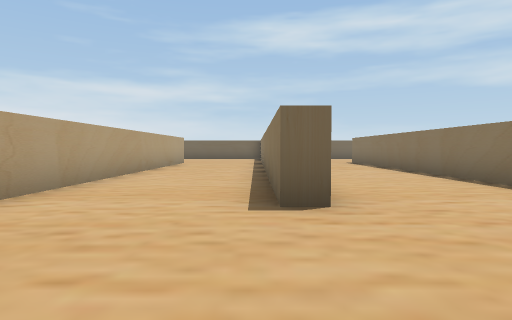
view 1 (above)

24 first-person views from a walk through a scene from a Unity 3-D project. The camera is 0.58 m above the floor, tilts 2° down and sees 75° across. The floor is counted in squares, 1 m on a side. Each view is taken from the middle of a square. On the plan, view 1 faces up. The plan holds only what a view shows up to about 9 squares ahead; the rest is blank. The player is left out.

view 2
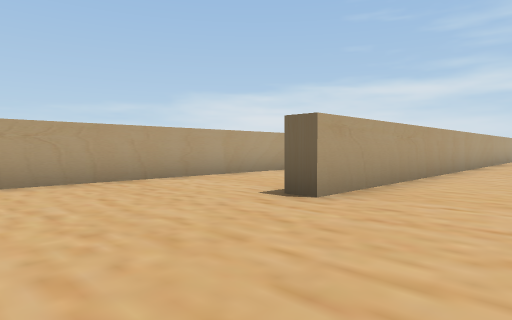

view 3
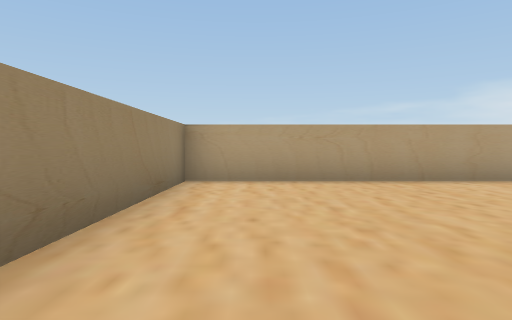

view 4
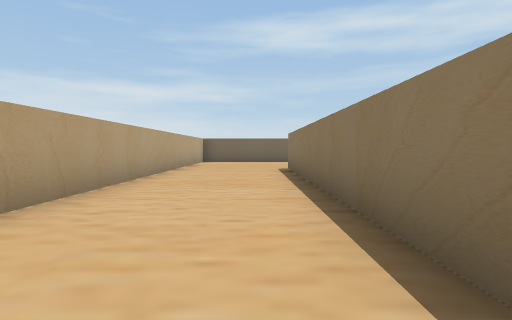

view 5
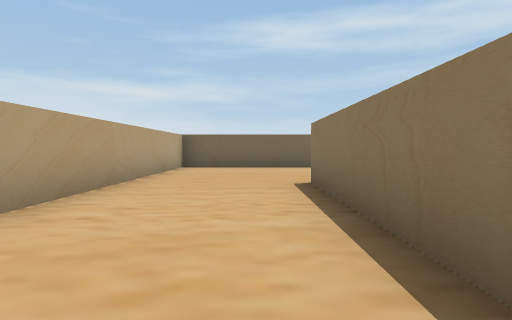

view 6
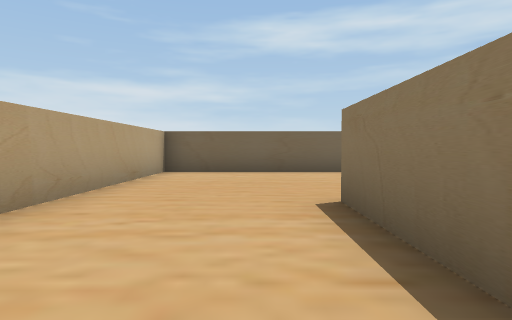

view 7
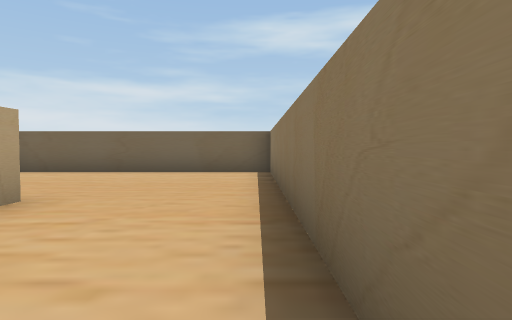

view 8
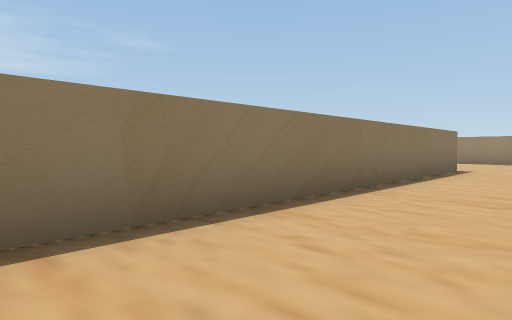

view 9
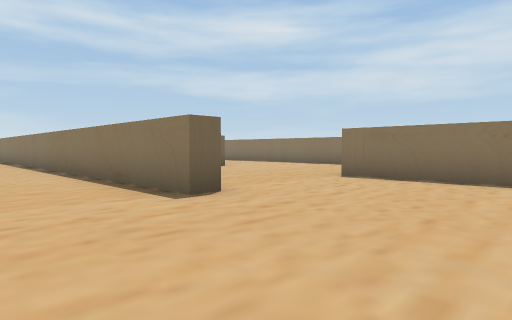

view 10
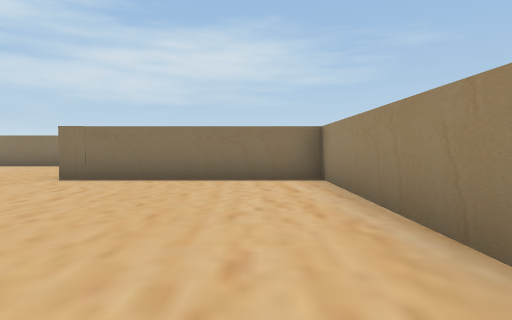

view 11
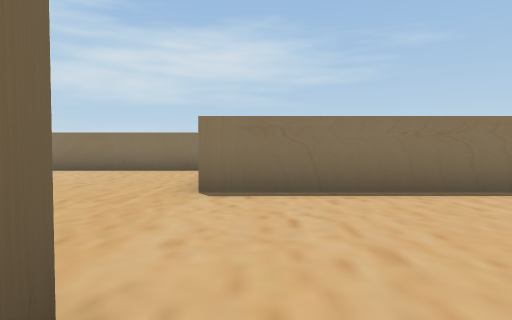

view 12
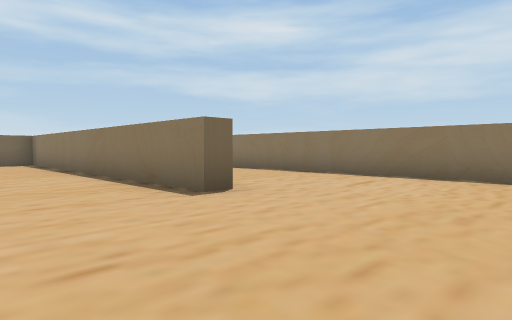

view 13
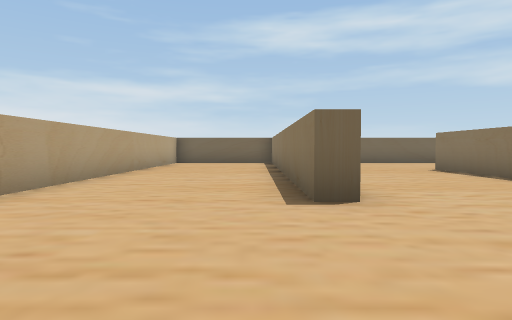

view 14
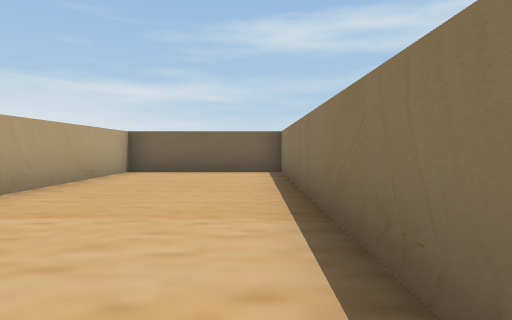

view 15
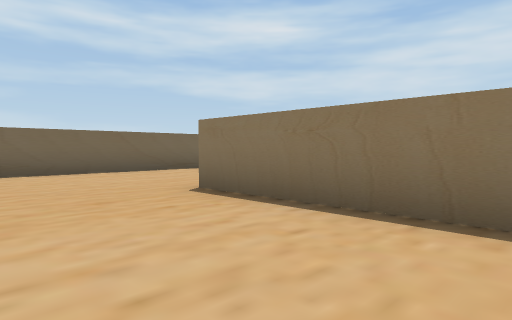

view 16
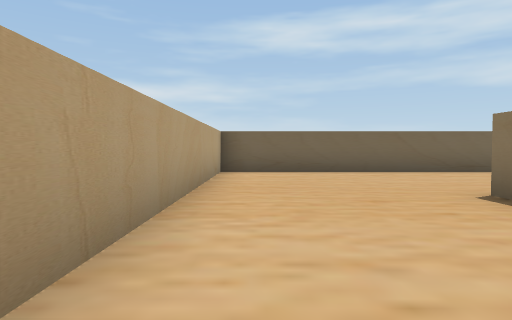

view 17
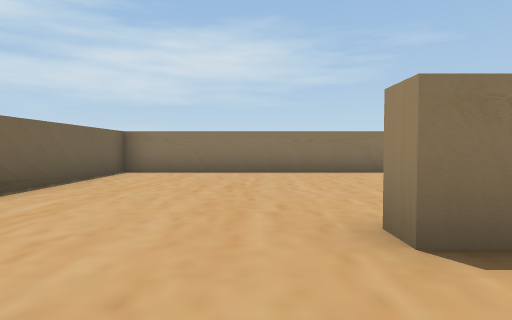

view 18
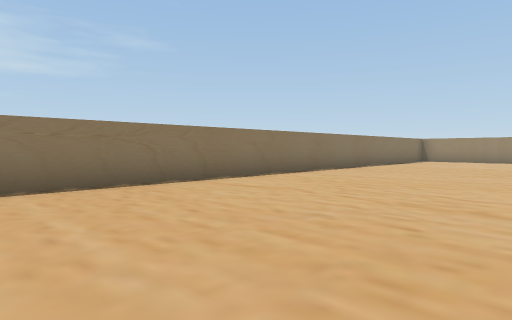

view 19
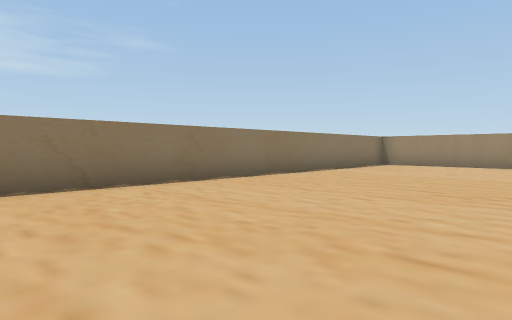

view 20
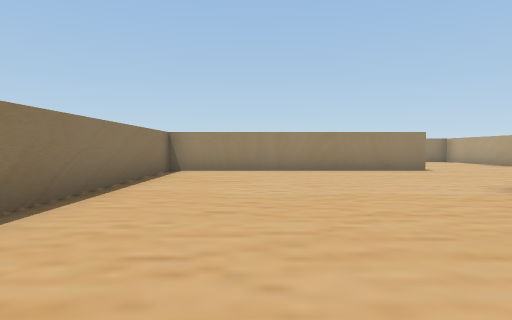

view 21
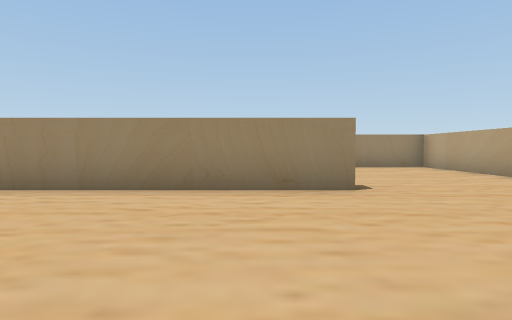

view 22
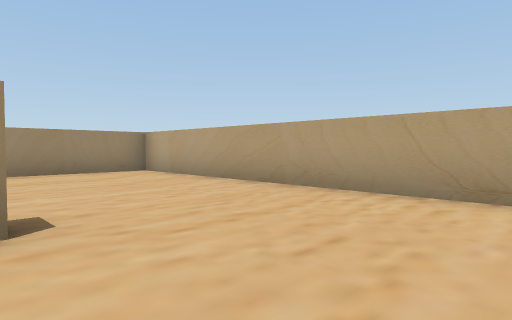

view 23
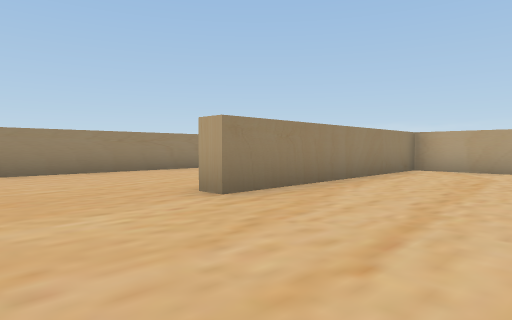

view 24
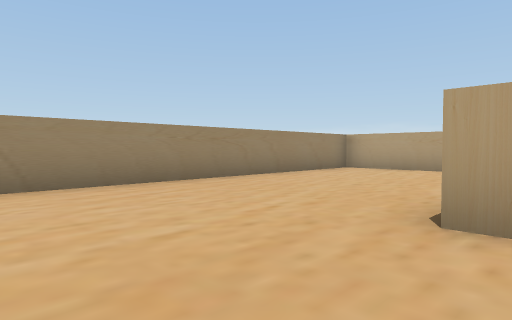

### Floor plan
Points are (right, up) in squares from view 1. A wall is a line through its corners. A room is listed if a view was taken in it or the views show most of it. See-through windows are left out.
Room 1 (views 1, 2, 3, 4, 5, 6, 7, 8, 9, 10, 11, 12, 13, 14, 15, 16, 17, 18, 19, 20, 21, 22, 23, 24)
walls: (11.8, 1.5) (11.8, -6.2) (18.3, -6.2) (18.3, -6.8); (12.2, 8.6) (11.6, 8.6) (11.6, 18.2) (7.9, 18.2) (7.9, 9); (15.9, 4.5) (15.9, 14.1) (16.5, 14.1); (7.9, 3.5) (7.3, 3.5) (7.3, 18.2) (0.7, 18.2) (0.7, 3.3) (0.2, 3.3) (0.2, 8.7); (15.5, -0.6) (22.2, -0.6) (22.2, 18.2) (12.1, 18.2) (12.1, 11); (3.9, 5) (3.9, 13.7); (6.5, -1.3) (11.3, -1.3) (11.3, 3.7); (4.4, 13.7) (4.4, 13.2); (11.8, -8.5) (11.8, -9.6); (-2.9, 9) (-2.9, -1.3) (1.5, -1.3); (13.5, -11.2) (20.4, -11.2)

Positions as (right, up) in squares from view 1, and headings:
1: (0, 0), facing up
2: (3, 0), facing up-left
3: (3, 0), facing left
4: (3, 4), facing up
5: (3, 8), facing up
6: (3, 10), facing up
7: (7, 10), facing up
8: (5, 13), facing down-right
9: (5, 0), facing up-right
10: (5, 0), facing right
11: (7, 3), facing right
12: (9, 5), facing up-right
13: (11, 5), facing up
14: (11, 10), facing up
15: (13, 10), facing up-right
16: (13, 10), facing up
17: (14, 15), facing right
18: (17, 15), facing down-right
19: (17, 11), facing down-right
20: (20, 8), facing down
21: (17, 4), facing down
22: (16, 2), facing down-left
23: (21, -3), facing down-left
24: (21, -6), facing down-left
